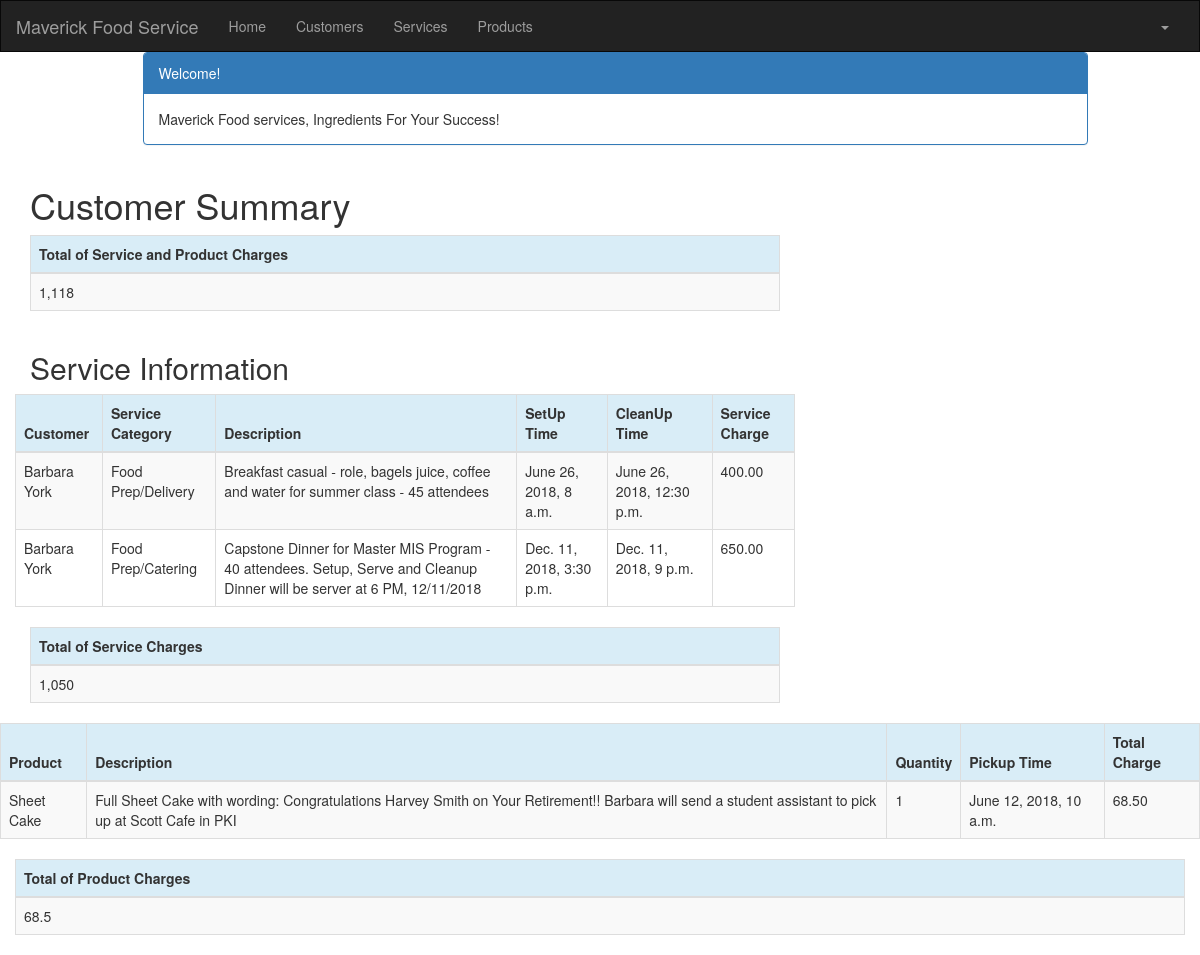
The page /customer/1/summary/ (signed in) on the database its author committed.
### crm/models.py (models this page shows, shortened)
class Service(models.Model):
    cust_name = models.ForeignKey(Customer, on_delete=models.CASCADE, related_name='services')
    service_category = models.CharField(max_length=100)
    description = models.TextField()
    location = models.CharField(max_length=200)
    setup_time = models.DateTimeField(
        default=timezone.now)
    cleanup_time = models.DateTimeField(
        default=timezone.now)
    service_charge = models.DecimalField(max_digits=10, decimal_places=2)
    created_date = models.DateTimeField(
        default=timezone.now)
    updated_date = models.DateTimeField(auto_now_add=True)

class Customer(models.Model):
    cust_name = models.CharField(max_length=50)
    organization = models.CharField(max_length=100, blank=True)
    role = models.CharField(max_length=100)
    email = models.EmailField(max_length=100)
    bldgroom = models.CharField(max_length=100)
    address = models.CharField(max_length=200)
    account_number = models.IntegerField(blank=False, null=False)
    city = models.CharField(max_length=50)
    state = models.CharField(max_length=50)
    zipcode = models.CharField(max_length=10)
    phone_number = models.CharField(max_length=50)
    created_date = models.DateTimeField(
        default=timezone.now)
    updated_date = models.DateTimeField(auto_now_add=True)
    def __str__(self):
        return str(self.cust_name)

class Product(models.Model):
    cust_name = models.ForeignKey(Customer, on_delete=models.CASCADE, related_name='products')
    product = models.CharField(max_length=100)
    p_description = models.TextField()
    quantity = models.IntegerField()
    pickup_time = models.DateTimeField(
        default=timezone.now)
    charge = models.DecimalField(max_digits=10, decimal_places=2)
    created_date = models.DateTimeField(
        default=timezone.now)
    updated_date = models.DateTimeField(auto_now_add=True)

### crm/views.py (the view)
# urls.py: path('customer/<int:pk>/summary/', views.summary, name='summary'),
@login_required
def summary(request, pk):
    customer = get_object_or_404(Customer, pk=pk)
    customers = Customer.objects.filter(created_date__lte=timezone.now())
    services = Service.objects.filter(cust_name=pk)
    products = Product.objects.filter(cust_name=pk)
    sum_service_charge = Service.objects.filter(cust_name=pk).aggregate(Sum('service_charge'))
    sum_product_charge = Product.objects.filter(cust_name=pk).aggregate(Sum('charge'))
    return render(request, 'crm/summary.html', {'customers': customers,
                                                    'products': products,
                                                    'services': services,
                                                    'sum_service_charge': sum_service_charge,
                                                    'sum_product_charge': sum_product_charge})

### crm/Templates/crm/summary.html
{% extends 'crm/../crm/../crm/base.html' %}
{% load mathfilters %}
{% load humanize %}
{% block content %}
<div class="container">
    <div class="row">
        <div class="col-md-10 col-md-offset-1">
            <div class="panel panel-primary">
                <div class="panel-heading">Welcome!</div>
                <div class="panel-body">
                    Maverick Food services, Ingredients For Your Success!
                </div>
            </div>
        </div>
    </div>
</div>
<div class="row">
    <h1 style="padding-left: 15Px">Customer Summary</h1>
</div>
    <table class="table table-striped table-bordered table-hover">
        <thead>
            <tr class="bg-info">
                <th>Total of Service and Product Charges</th>
            </tr>
        </thead>
        <tbody>
            <tr>
                <td>{{ sum_product_charge.charge__sum|add:sum_service_charge.service_charge__sum|intcomma }}</td>
            </tr>
        </tbody>
    </table>
<div class="row">
        <h2 style="padding-left: 15Px">Service Information</h2>
</div>
    <div class="row">
        <table class="table table-striped table-bordered table-hover">
            <thead>
            <tr class="bg-info">
                <th>Customer</th>
                <th>Service Category</th>
                <th>Description</th>
                <th>SetUp Time</th>
                <th>CleanUp Time</th>
                <th>Service Charge</th>
            </tr>
            </thead>
            <tbody>
            {% for service in services %}
                <tr>
                    <td>{{ service.cust_name }}</td>
                    <td>{{ service.service_category }}</td>
                    <td>{{ service.description }}</td>
                    <td>{{ service.setup_time }}</td>
                    <td>{{ service.cleanup_time }}</td>
                    <td>{{ service.service_charge|intcomma }}</td>
                </tr>
            {% endfor %}
            </tbody>
        </table>
    </div>
        <table class="table table-striped table-bordered table-hover">
        <thead>
            <tr class="bg-info">
                <th>Total of Service Charges</th>
            </tr>
        </thead>
        <tbody>
            <tr>
                <td>{{ sum_service_charge.service_charge__sum|intcomma }}</td>
            </tr>
        </tbody>
        </table>
</div>
    <div class="row">
        <h2 style="padding-left: 15Px">Product Information</h2>
    </div>
    <div class="row">
        <table class="table table-striped table-bordered table-hover">
            <thead>
            <tr class="bg-info">
                <th>Product</th>
                <th>Description</th>
                <th>Quantity</th>
                <th>Pickup Time</th>
                <th>Total Charge</th>
            </tr>
            </thead>
            <tbody>
            {% for product in products %}
                <tr>
                    <td>{{ product.product }}</td>
                    <td>{{ product.p_description }}</td>
                    <td>{{ product.quantity|intcomma }}</td>
                    <td>{{ product.pickup_time }}</td>
                    <td>{{ product.charge|intcomma }}</td>
                </tr>
            {% endfor %}
            </tbody>
        </table>
    </div>
        <table class="table table-striped table-bordered table-hover">
        <thead>
            <tr class="bg-info">
                <th>Total of Product Charges</th>
            </tr>
        </thead>
        <tbody>
            <tr>
                <td>{{ sum_product_charge.charge__sum|intcomma }}</td>
            </tr>
        </tbody>
    </table>
</div>
{% endblock %}

### rows shown on the page
Service: cust_name "Barbara York", service_category "Food Prep/Delivery", description "Breakfast casual - role, bagels juice, coffee and water for summer class - 45 attendees", setup_time "June 26, 2018, 8 a.m.", cleanup_time "June 26, 2018, 12:30 p.m.", service_charge "400.00"
Service: cust_name "Barbara York", service_category "Food Prep/Catering", description "Capstone Dinner for Master MIS Program - 40 attendees. Setup, Serve and Cleanup Dinner will be server at 6 PM, 12/11/2018", setup_time "Dec. 11, 2018, 3:30 p.m.", cleanup_time "Dec. 11, 2018, 9 p.m.", service_charge "650.00"
Product: product "Sheet Cake", p_description "Full Sheet Cake with wording: Congratulations Harvey Smith on Your Retirement!! Barbara will send a student assistant to pick up at Scott Cafe in PKI", quantity "1", pickup_time "June 12, 2018, 10 a.m.", charge "68.50"

### other values the page prints
{{ sum_service_charge.service_charge__sum|intcomma }} "1,050"
{{ sum_product_charge.charge__sum|intcomma }} "68.5"
